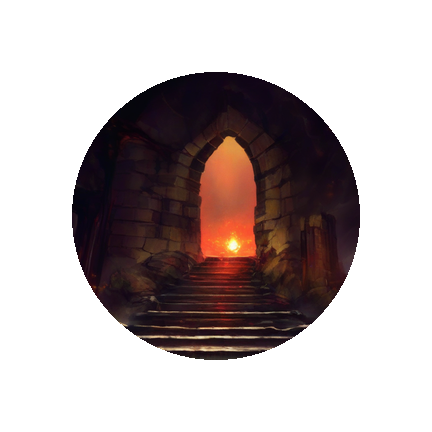
#> input picture saga-assets/store/dungeon/android_fg_432.png, 432 x 432 px
$ python -i make_store.py   (imports and definitions only)
#> lines starting #> are read from the running program, lines starting #| are printed output that depends on the picture
#> further down, picture is the input picture: PIL image 432x432 RGBA; mean R, G, B, A 20, 10.3, 10.1, 89
"""K-0041 — 스토어·타이틀·로딩 일러스트 + 앱 아이콘: 판 5 × (키 아트 후보 4 → 고른 1장을 규격별로 / 로딩 3장).

  py tools/ai-art/make_store.py batch              # → batches/store_art.json (키 아트 20 = 판 5 × 후보 4, 로딩 15 = 판 5 × 3) — gen.py, Illustrious 1152×648
  py tools/ai-art/make_store.py sheet              # 고르기 시트 → _out/store_pick.jpg
  py tools/ai-art/make_store.py pack [picks]       # 규격별 포장 → _out/store/<판>/ (picks = _out/store_picks.json {"go":1,...}, 없으면 #1)
  py tools/ai-art/make_store.py check              # 규격 점검(크기·안전영역)·.license.json 100%
  py tools/ai-art/make_store.py batch_v            # K-0149 세로 키 아트 → batches/store_v.json (판 5 × 후보 4, 768×1344 세로 구도 — 띠 없음)
  py tools/ai-art/make_store.py pack_v [picks]     # 고른 세로 그림 → key_v_1080x1920(가득 채워 자름) · 정본 saga-assets/store/<판>/ (picks = _out/store_v_picks.json)

판마다 산출: key_h_1920x1080.webp(스토어 가로·타이틀) · key_v_1080x1920.webp(세로 스토어: 가운데 세로 자르기 + 위아래 번짐) · icon_1024.png(iOS, 알파 없음) · icon_512.png · icon_192.png(PWA)
            · android_fg_432.png(적응형 전경 — 안전 원 지름 288px 안에 핵심, 알파) · load_1~3_1920x1080.webp.
글자·로고는 그림에 넣지 않는다(게임이 얹는다). 사람 없이 풍경·상징 위주(얼굴 흐트러짐 위험 회피). 원작·작가 이름 금지(gen.py BLOCK).
"""
import json
import os
import sys

from PIL import Image, ImageDraw, ImageFilter

HERE = os.path.dirname(os.path.abspath(__file__))
OUT = os.path.join(HERE, '_out')
FINAL = os.path.join(OUT, 'store')
GAMES = {
    'go': ('사가만리', 'epic key art, a luminous portal gate standing in a mixed-era town square at golden hour, old timber houses beside glass towers, floating lanterns, a winding road leading to distant mountains, warm hopeful light'),
    'dungeon': ('사가나락', 'epic dark fantasy key art, a colossal ancient gate carved into a cliff glowing red, stone stairs descending into darkness, torches, floating embers, ruined arches, ominous cinematic light'),
    'forest': ('사가마을', 'cozy storybook key art, a tiny cottage village glowing with warm lanterns among giant trees and fireflies at dusk, mushrooms, winding stream, magical gentle light'),
    'story': ('사가종횡', 'adventurous side-scrolling world key art, floating rock islands linked with rope bridges, waterfalls into clouds, a distant castle, a golden sunset sky with portals to different eras'),
    'realm': ('사가천하', 'grand strategy key art, a vast walled fortress city on a river plain at dawn, banners without markings, mist, mountains and ranks of tents in the distance, majestic sweeping composition'),
}
LOAD = {
    'go': ['quiet riverside village at sunrise with floating lanterns', 'misty bamboo valley with a glowing shrine', 'neon-lit future harbor beside old wooden ships at dusk'],
    'dungeon': ['torchlit stone corridor with iron doors', 'underground lava cavern with a stone bridge', 'ruined gothic hall with broken pillars and drifting embers'],
    'forest': ['sunny meadow village with a wooden bridge', 'glowing mushroom valley at night', 'autumn forest path with falling leaves and lanterns'],
    'story': ['floating islands at golden sunset', 'dark cave mouth with glowing crystals', 'ancient battlefield with torn banners under a stormy sky'],
    'realm': ['misty river and distant mountains at dawn', 'grand palace courtyard under a red sunset', 'endless plains with camp fires under a starry sky'],
}
PREFIX = 'masterpiece, best quality, amazing quality, absurdres, scenery, no humans, wide shot, painterly game key art, cinematic composition'
NEG = ('lowres, bad anatomy, text, letters, logo, watermark, signature, username, blurry, worst quality, low quality, 1girl, 1boy, solo, people, person, character, face, hands, '
       'frame, border')
GW, GH = 1152, 648


# [44 lines left out: functions batch, sheet, save, not called in this run]


def lic_of(src):
    lp = os.path.splitext(src)[0] + '.license.json'
    return json.load(open(lp, encoding='utf-8')) if os.path.exists(lp) else {}


def vertical(im):
    """가로 그림을 세로 1080×1920 로 — 가운데 세로 자르기를 본문으로, 위·아래는 같은 그림을 늘려 흐리게 깐다."""
    W, H = 1080, 1920
    bg = im.resize((W, H), Image.LANCZOS).filter(ImageFilter.GaussianBlur(24))
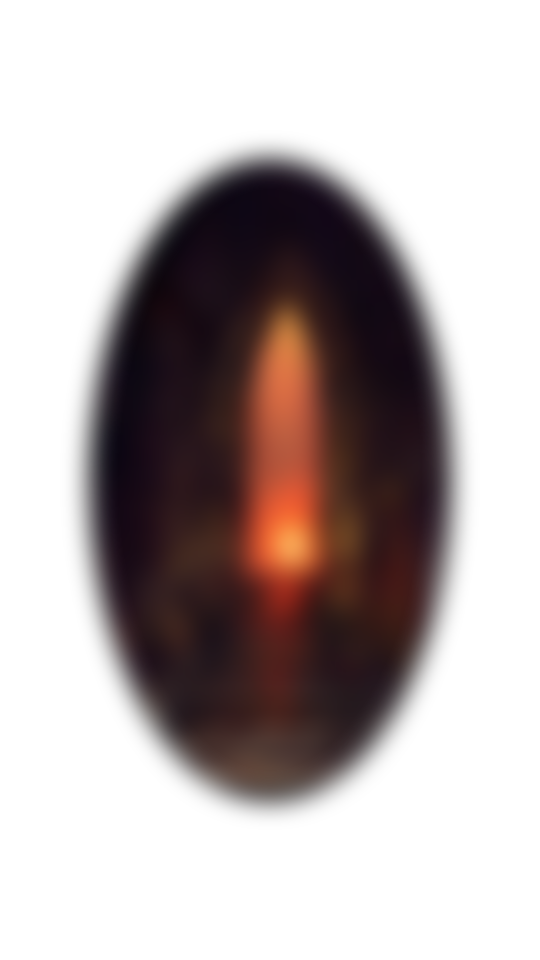
#> bg: PIL image 1080x1920 RGBA (shown at 1/2 size); mean R, G, B, A 20.2, 10.4, 10.3, 89; transparent parts drawn white
    body = im.crop((int(im.width * 0.28), 0, int(im.width * 0.72), im.height))
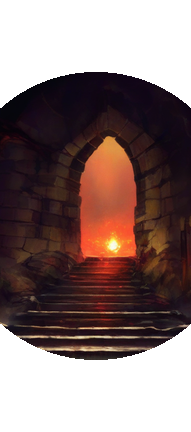
#> body: PIL image 191x432 RGBA; mean R, G, B, A 40, 20.8, 18.9, 156.5; transparent parts drawn white
    body = body.resize((W, int(W * body.height / body.width)), Image.LANCZOS)
#> body: PIL image 1080x2442 RGBA
    bg.paste(body, (0, (H - body.height) // 2))
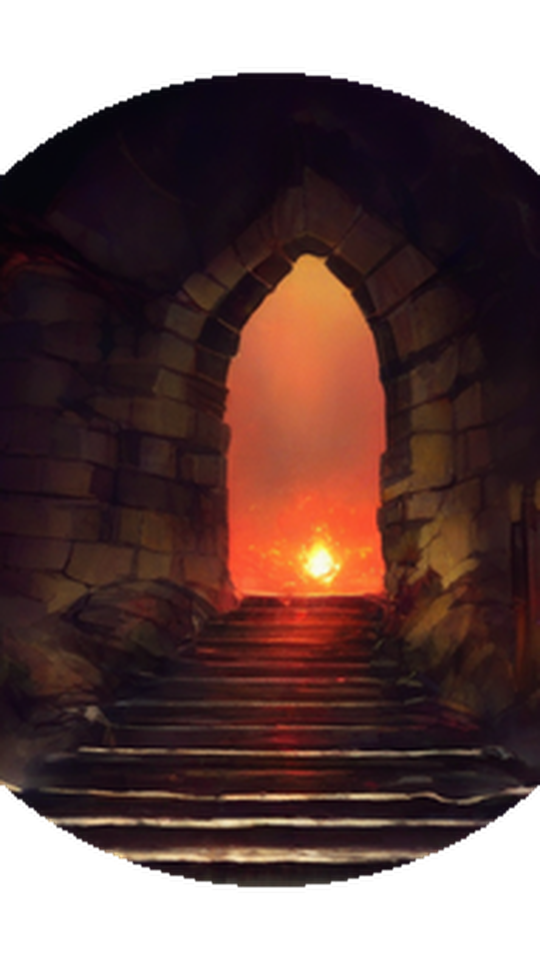
#> bg: PIL image 1080x1920 RGBA (shown at 1/2 size); mean R, G, B, A 51.1, 26.6, 24.2, 199.1; transparent parts drawn white
    return bg


# [30 lines left out: function pack, not called in this run]


VW, VH = 768, 1344
VCOMP = 'vertical composition, tall portrait framing, open sky in the upper part, foreground at the bottom, subject centered, full bleed'


# [81 lines left out: functions batch_v, pack_v, band_seam, check, not called in this run]


# [16 lines not run here, left out]

>>> from PIL import Image
>>> picture = Image.open('../../saga-assets/store/dungeon/android_fg_432.png')
>>> result = vertical(picture)

$ run again, on saga-godot/assets/creatures/alpaking_Image_0.jpg
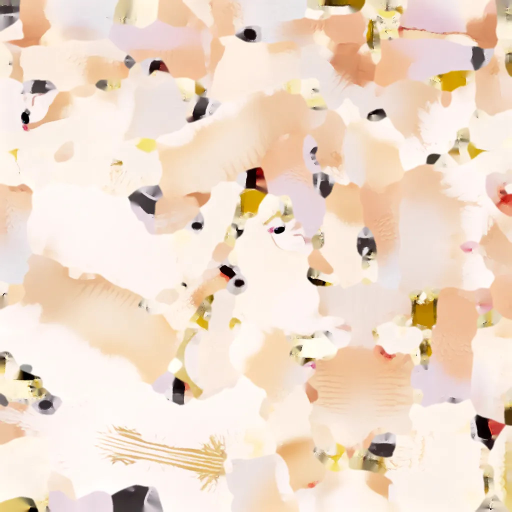
#> input picture saga-godot/assets/creatures/alpaking_Image_0.jpg, 1024 x 1024 px (shown at 1/2 size)
#> picture is the input picture: PIL image 1024x1024 RGB; mean R, G, B 239.4, 219.4, 202.4
#> in vertical, `body = im.crop((int(im.width * 0.28), 0, int(im.width * 0.72), im.heig..`:
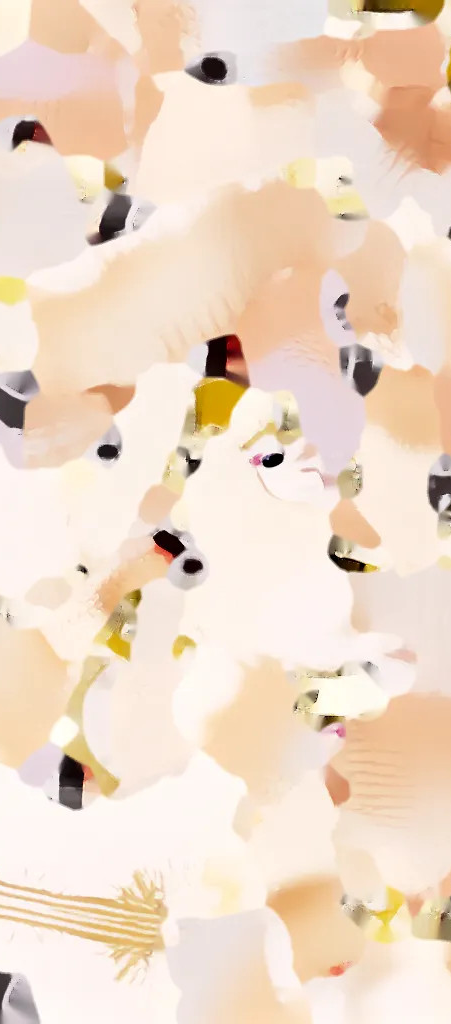
#> body: PIL image 451x1024 RGB; mean R, G, B 239.5, 218.6, 200.2
#> in vertical, `bg.paste(body, (0, (H - body.height) // 2))`:
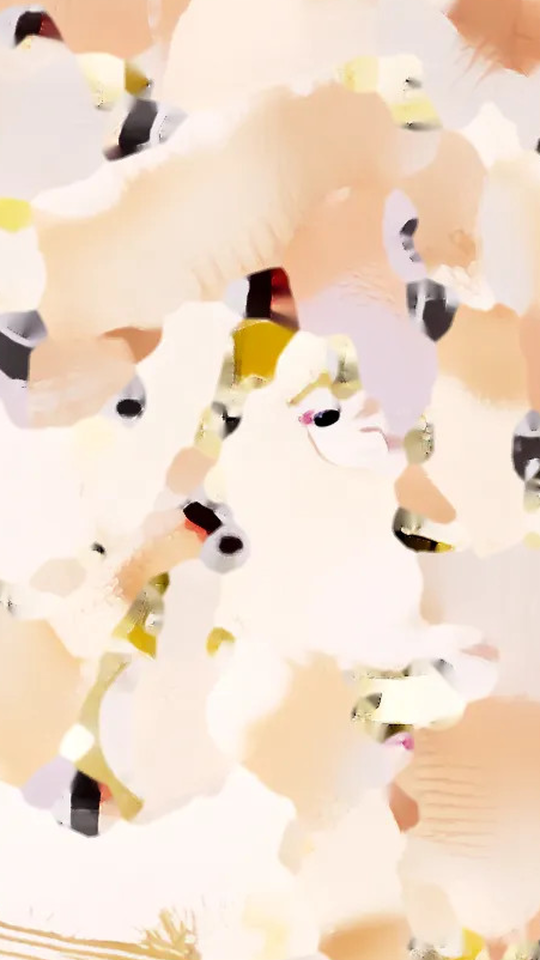
#> bg: PIL image 1080x1920 RGB (shown at 1/2 size); mean R, G, B 239.6, 219.2, 200.9
